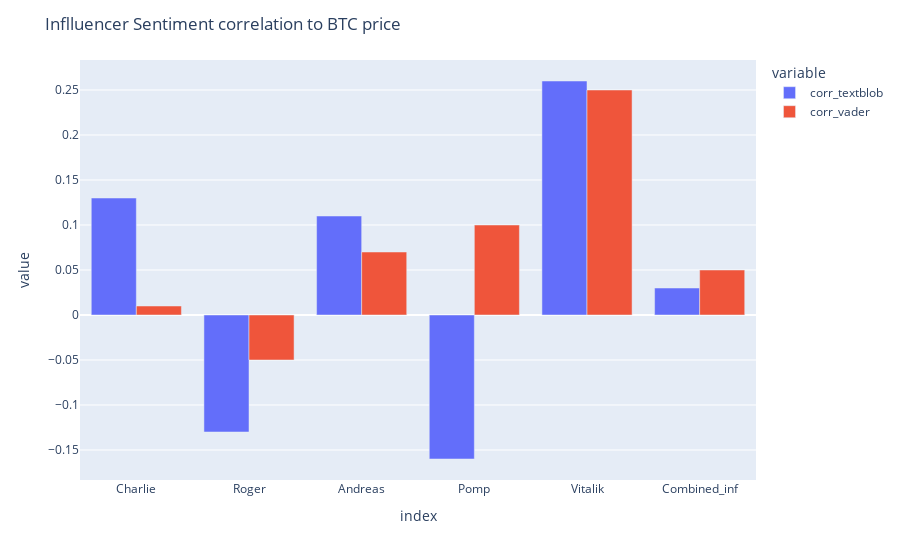

The code cell stored with this chart in its notebook:
### Code cell
fig_inf_results = px.bar(influencer_results, x=influencer_results.index, y=['corr_textblob','corr_vader'],barmode='group')
fig_inf_results.update_layout(title_text='Inflluencer Sentiment correlation to BTC price')
fig_inf_results.update_yaxes(tick0=-1, dtick=0.05)

fig_inf_results.show()

### Figure 1 — Plotly figure (JSON) as saved in the notebook; plotly's stock layout.template omitted (floating-point values rounded to 4 significant figures)
{"data": [{"alignmentgroup": "True", "hovertemplate": "variable=corr_textblob<br>index=%{x}<br>value=%{y}<extra></extra>", "legendgroup": "corr_textblob", "marker": {"color": "#636efa"}, "name": "corr_textblob", "offsetgroup": "corr_textblob", "orientation": "v", "showlegend": true, "textposition": "auto", "type": "bar", "x": ["Charlie", "Roger", "Andreas", "Pomp", "Vitalik", "Combined_inf"], "xaxis": "x", "y": [0.13, -0.13, 0.11, -0.16, 0.26, 0.03], "yaxis": "y"}, {"alignmentgroup": "True", "hovertemplate": "variable=corr_vader<br>index=%{x}<br>value=%{y}<extra></extra>", "legendgroup": "corr_vader", "marker": {"color": "#EF553B"}, "name": "corr_vader", "offsetgroup": "corr_vader", "orientation": "v", "showlegend": true, "textposition": "auto", "type": "bar", "x": ["Charlie", "Roger", "Andreas", "Pomp", "Vitalik", "Combined_inf"], "xaxis": "x", "y": [0.01, -0.05, 0.07, 0.1, 0.25, 0.05], "yaxis": "y"}], "layout": {"barmode": "group", "legend": {"title": {"text": "variable"}, "tracegroupgap": 0}, "margin": {"t": 60}, "title": {"text": "Inflluencer Sentiment correlation to BTC price"}, "xaxis": {"anchor": "y", "domain": [0, 1], "title": {"text": "index"}}, "yaxis": {"anchor": "x", "domain": [0, 1], "dtick": 0.05, "tick0": -1, "title": {"text": "value"}}}}
